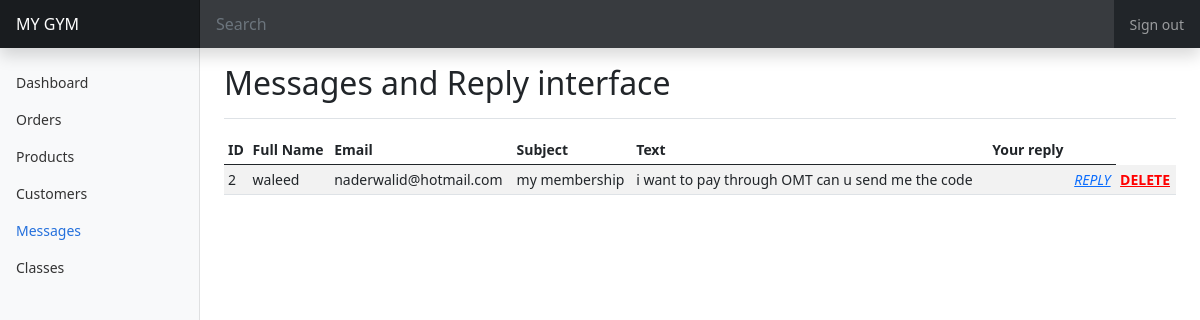
The page /Admin/messages.php (signed in) on the database its author committed.
### Admin/messages.php (the view, shortened to what this page needs)
<?php
$link = mysqli_connect("localhost", "root", "", "mygym") or die("Error connecting to DB");
$query = "SELECT * FROM `contact-us`" ;
$results = mysqli_query($link, $query);
?>
<!doctype html>
<html lang="en">
  <head>
<link href="../CSS/bootstrap.css" rel="stylesheet">
    <link href="../CSS/dashboard.css" rel="stylesheet">
  </head>
  <body>
<header class="navbar navbar-dark sticky-top bg-dark flex-md-nowrap p-0 shadow">
  <a class="navbar-brand col-md-3 col-lg-2 me-0 px-3" href="#">MY GYM</a>
  <input class="form-control form-control-dark w-100" type="text" id="searchBar" placeholder="Search" aria-label="Search">
  <div class="navbar-nav">
    <div class="nav-item text-nowrap">
    <a class="nav-link px-3" href="./LI_LO/logout.php">Sign out</a>
    </div>
  </div>
</header>
<div class="container-fluid">
  <div class="row">
    <nav id="sidebarMenu" class="col-md-3 col-lg-2 d-md-block bg-light sidebar collapse">
      <div class="position-sticky pt-3">
        <ul class="nav flex-column">
          <li class="nav-item">
            <a class="nav-link" aria-current="page" href="index.php">
              Dashboard
            </a>
          </li>
          <li class="nav-item">
            <a class="nav-link" href="orders.php">
              Orders
            </a>
          </li>
          <li class="nav-item">
            <a class="nav-link" href="products.php">
              Products
            </a>
          </li>
          <li class="nav-item">
            <a class="nav-link" href="customers.php">
              Customers
            </a>
          </li>
          <li class="nav-item">
            <a class="nav-link active" href="messages.php">
              Messages
            </a>
          </li>
          <li class="nav-item">
            <a class="nav-link" href="classes.php">
              Classes
            </a>
          </li>
        </ul>
      </div>
    </nav>
    <main class="col-md-9 ms-sm-auto col-lg-10 px-md-4">
      <div class="d-flex justify-content-between flex-wrap flex-md-nowrap align-items-center pt-3 pb-2 mb-3 border-bottom">
        <h1 class="h2">Messages and Reply interface</h1>
      </div>
      <div class="table-responsive">
        <table class="table table-striped table-sm">
          <thead>
            <tr>
              <th scope="col">ID</th>
              <th scope="col">Full Name</th>
              <th scope="col">Email</th>
              <th scope="col">Subject</th>
              <th scope="col" >Text</th>
              <th scope="col">Your reply</th>
              <th scope="col" ></th>
            </tr>
          </thead>
          <tbody id="Container">
              <?php
          while($row = mysqli_fetch_assoc($results)){
            ?>
             <form method='POST'>
   <tr>
   <td><?php echo $row['id']; ?></td>
   <td><?php echo $row['name'] ?></td>
   <td><?php echo $row['email'] ?></td>
   <td><?php echo $row['subject'] ?></td>
   <td><?php echo $row['message'] ?></td>
   <td><?php echo $row['our-reply'] ?></td>
   <td><a href="#ReplyModal" class="edit" data-bs-toggle="modal">
							<i class="material-icons update" data-toggle="tooltip"
							data-id="<?php echo $row['id']; ?>"
							data-name="<?php echo $row['name']; ?>"
							data-email="<?php echo $row['email']; ?>"
							data-subject="<?php echo $row['subject']; ?>"
							data-reply="<?php echo $row['our-reply']; ?>"
							title="Edit">REPLY</i>
						</a></td><td><a href="#staticBackdropLive" data-bs-toggle="modal" data-bs-target="#staticBackdropLive" style="color:red;">
              <b class="delete" data-toggle="tooltip" data-id_d="<?php echo $row['id']; ?>">DELETE</b></a></td>
   </tr>
  </form>
  <?php
          }
  ?>
          </tbody>
        </table>
      </div>
    </div>
</div>
</body>
</html>

### CSS/dashboard.css (style rules this page uses)
body { font-size: .875rem; }
.sidebar { position: fixed; top: 0; bottom: 0; left: 0; z-index: 100; padding: 48px 0 0; box-shadow: inset -1px 0 0 rgba(0, 0, 0, .1); }
.sidebar .nav-link { font-weight: 500; color: #333; }
.sidebar .nav-link.active { color: #2470dc; }
.navbar-brand { padding-top: .75rem; padding-bottom: .75rem; font-size: 1rem; background-color: rgba(0, 0, 0, .25); box-shadow: inset -1px 0 0 rgba(0, 0, 0, .25); }
.navbar .form-control { padding: .75rem 1rem; border-width: 0; border-radius: 0; }
.form-control-dark { color: #fff; background-color: rgba(255, 255, 255, .1); border-color: rgba(255, 255, 255, .1); }

### rows shown on the page
contact-us: id "2", name "waleed", email "naderwalid@hotmail.com", subject "my membership", message "i want to pay through OMT can u send me the code"
